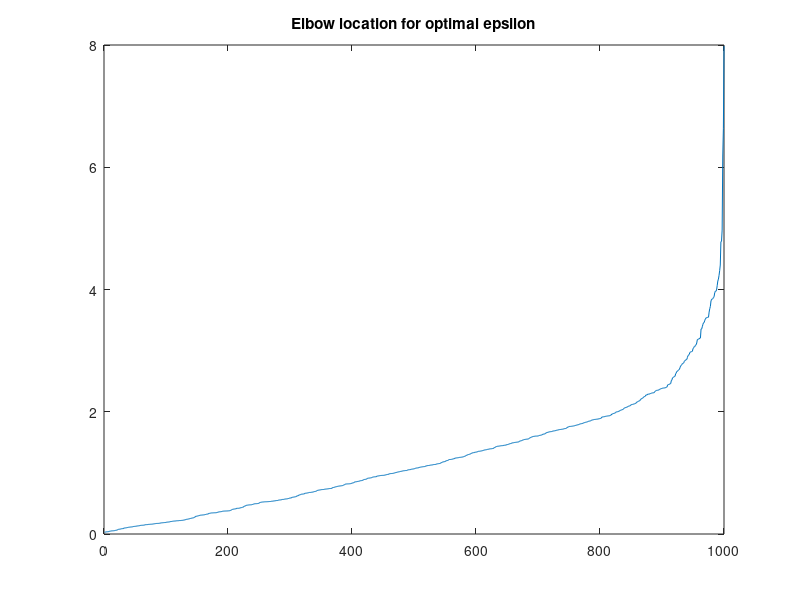

This chart was generated by the following MATLAB code: (Note: this script raises an error after producing the figure.)
load rings.mat

X = X
scatter(X(Y == 0,1),X(Y == 0,2),'r');
hold on;
scatter(X(Y == 1,1),X(Y == 1,2),'g');
hold on;
scatter(X(Y==2,1),X(Y==2,2),'b');
hold off
legend({"Y = 0","Y = 1","Y = 2"});
title("Visualization of Rings Data");

%separate the data out into groups
X0 = X(Y==0,:);
X1 = X(Y==1,:);
X2 = X(Y==2,:);

%find minima within group
within_group_minima = zeros(1,3);
within_group_minima(1) = min(pdist(X0));
within_group_minima(2) = min(pdist(X1));
within_group_minima(3) = min(pdist(X2));


%Here we find betweeng roup minima
between_group_minima = zeros(1,3);

%Modifying X1 to be the same size as X0 and finding the minimimum pointwise distance between X1 and X0
A = min(size(X0),size(X1));
B = max(size(X0),size(X1));
X1p = [X1.' nan(B(1) - A(1),2).'].'

between_group_minima(1) = min(pdist([X1p X0]));



%modify X2 to be the same size as X0 and finding mimimum pairwise distance
%between X2 and X0
A = min(size(X0),size(X2));
B = max(size(X0),size(X2));
X2p = [X2.' nan(B(1) - A(1),2).'].';

between_group_minima(2) = min(pdist([X2p X0]));
%min(X0,X1).' = [min(X0,X1).',nan((B(1)-A(1)),2).']

%repeating for X1 and X2
A = min(size(X1),size(X2));
B = max(size(X1),size(X2));
X1pp = [X1.' nan(B(1) - A(1),2).'].';

between_group_minima(3) = min(pdist([X2 X1pp]));

%we can conclude that the neighborhoods must include the largest minima
%within the groups and be smaller than the smallest minimum distance
%between the groups in order to properly cluster the data

lower = max(within_group_minima);
upper = min(between_group_minima);
fprintf("epsilon must define a neighborhood within %d, and %d\n",lower,upper);

%to find the best epsilon we need to find an "elbow in a graph for the
%three closest distances

for i = 1:length(X)
    %makes a column vector of X(i)'s and finds their distance
    %simultaneously to all other points by subtracting the two vectors and squaring each component indivudally 
    %(1)then summing the components and square rooting then sorting(2)
    
    squares = (ones(size(X)).*X(i,:) - X).^2; %(1)
    D = sort(sqrt(squares(:,1) + squares(:,2))); %(2)
    
    %We then find the closest three, sum them and add it to our vector of
    %distances
    distances_pre_ascending(i) = sum(D(1:4));
end

plot(sort(distances_pre_ascending));
title("Elbow location for optimal epsilon");

%With optimum about 2.4 we can find our clusters.  Maybe
%we notice that the density of points is approximately ##of points/area of
%points, calculating these values as ##/L with L being the farthest distance between two points in the set
%for X0, X1, and X2 we get 20.25, 17.66, and 12.60 respectively, setting
%NN/epsilon to approximately 20 allows us to distinguish between X0 and X1
[idx,noise] = DBSCAN(X,2.4,1000);

%plot the data
scatter(X(idx == 0,1),X(idx == 0,2),'r');
hold on;
scatter(X(idx == 1,1),X(idx == 1,2),'g');
hold on;
scatter(X(idx==2,1),X(idx==2,2),'b');
hold off
legend({"idx = 0","idx = 1","idx = 2"});
title("Visualization of Rings Data");
%[silh,h] = silhouette(X,idx)